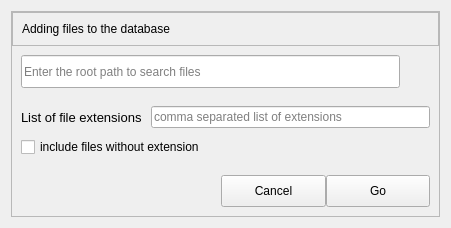
<?xml version="1.0" encoding="UTF-8"?>
<ui version="4.0">
 <class>scanDisk</class>
 <widget class="QWidget" name="scanDisk">
  <property name="geometry">
   <rect>
    <x>0</x>
    <y>0</y>
    <width>451</width>
    <height>228</height>
   </rect>
  </property>
  <property name="sizePolicy">
   <sizepolicy hsizetype="Preferred" vsizetype="Preferred">
    <horstretch>0</horstretch>
    <verstretch>0</verstretch>
   </sizepolicy>
  </property>
  <property name="windowTitle">
   <string>Search files to save in database</string>
  </property>
  <layout class="QVBoxLayout" name="verticalLayout_3">
   <item>
    <widget class="QFrame" name="dlg_frame">
     <property name="frameShape">
      <enum>QFrame::StyledPanel</enum>
     </property>
     <property name="frameShadow">
      <enum>QFrame::Raised</enum>
     </property>
     <layout class="QVBoxLayout" name="verticalLayout_2">
      <property name="spacing">
       <number>0</number>
      </property>
      <property name="leftMargin">
       <number>0</number>
      </property>
      <property name="topMargin">
       <number>0</number>
      </property>
      <property name="rightMargin">
       <number>0</number>
      </property>
      <property name="bottomMargin">
       <number>0</number>
      </property>
      <item>
       <widget class="QFrame" name="ttl_frame">
        <property name="sizePolicy">
         <sizepolicy hsizetype="Preferred" vsizetype="Fixed">
          <horstretch>0</horstretch>
          <verstretch>0</verstretch>
         </sizepolicy>
        </property>
        <property name="maximumSize">
         <size>
          <width>16777215</width>
          <height>16777215</height>
         </size>
        </property>
        <property name="frameShape">
         <enum>QFrame::StyledPanel</enum>
        </property>
        <property name="frameShadow">
         <enum>QFrame::Raised</enum>
        </property>
        <layout class="QHBoxLayout" name="horizontalLayout_4">
         <item>
          <widget class="QLabel" name="win_title">
           <property name="text">
            <string>Adding files to the database</string>
           </property>
          </widget>
         </item>
        </layout>
       </widget>
      </item>
      <item>
       <widget class="QFrame" name="path_frame">
        <layout class="QHBoxLayout" name="horizontalLayout">
         <item>
          <widget class="QLineEdit" name="root_dir">
           <property name="sizePolicy">
            <sizepolicy hsizetype="Expanding" vsizetype="Preferred">
             <horstretch>0</horstretch>
             <verstretch>0</verstretch>
            </sizepolicy>
           </property>
           <property name="text">
            <string notr="true"/>
           </property>
           <property name="placeholderText">
            <string notr="true">Enter the root path to search files</string>
           </property>
          </widget>
         </item>
         <item>
          <widget class="QToolButton" name="open_btn">
           <property name="sizePolicy">
            <sizepolicy hsizetype="Fixed" vsizetype="Fixed">
             <horstretch>22</horstretch>
             <verstretch>22</verstretch>
            </sizepolicy>
           </property>
           <property name="minimumSize">
            <size>
             <width>22</width>
             <height>22</height>
            </size>
           </property>
           <property name="text">
            <string/>
           </property>
           <property name="popupMode">
            <enum>QToolButton::InstantPopup</enum>
           </property>
           <property name="autoRaise">
            <bool>true</bool>
           </property>
          </widget>
         </item>
        </layout>
       </widget>
      </item>
      <item>
       <widget class="QFrame" name="ext_frame">
        <layout class="QVBoxLayout" name="verticalLayout">
         <property name="spacing">
          <number>9</number>
         </property>
         <item>
          <layout class="QHBoxLayout" name="horizontalLayout_5" stretch="0,1">
           <item>
            <widget class="QLabel" name="label_2">
             <property name="minimumSize">
              <size>
               <width>0</width>
               <height>20</height>
              </size>
             </property>
             <property name="font">
              <font>
               <pointsize>10</pointsize>
              </font>
             </property>
             <property name="text">
              <string>List of file extensions</string>
             </property>
            </widget>
           </item>
           <item>
            <widget class="QLineEdit" name="extensions">
             <property name="sizePolicy">
              <sizepolicy hsizetype="Expanding" vsizetype="Preferred">
               <horstretch>0</horstretch>
               <verstretch>0</verstretch>
              </sizepolicy>
             </property>
             <property name="minimumSize">
              <size>
               <width>0</width>
               <height>20</height>
              </size>
             </property>
             <property name="text">
              <string notr="true"/>
             </property>
             <property name="placeholderText">
              <string>comma separated list of extensions</string>
             </property>
            </widget>
           </item>
          </layout>
         </item>
         <item>
          <widget class="QCheckBox" name="no_ext">
           <property name="sizePolicy">
            <sizepolicy hsizetype="Preferred" vsizetype="Preferred">
             <horstretch>0</horstretch>
             <verstretch>0</verstretch>
            </sizepolicy>
           </property>
           <property name="minimumSize">
            <size>
             <width>0</width>
             <height>0</height>
            </size>
           </property>
           <property name="text">
            <string>include files without extension</string>
           </property>
           <property name="iconSize">
            <size>
             <width>0</width>
             <height>0</height>
            </size>
           </property>
          </widget>
         </item>
        </layout>
       </widget>
      </item>
      <item>
       <widget class="QFrame" name="btn_frame">
        <layout class="QHBoxLayout" name="horizontalLayout_2">
         <property name="spacing">
          <number>0</number>
         </property>
         <item>
          <spacer name="horizontalSpacer">
           <property name="orientation">
            <enum>Qt::Horizontal</enum>
           </property>
           <property name="sizeType">
            <enum>QSizePolicy::Fixed</enum>
           </property>
           <property name="sizeHint" stdset="0">
            <size>
             <width>200</width>
             <height>20</height>
            </size>
           </property>
          </spacer>
         </item>
         <item>
          <widget class="QPushButton" name="btnCancel">
           <property name="sizePolicy">
            <sizepolicy hsizetype="Minimum" vsizetype="Minimum">
             <horstretch>0</horstretch>
             <verstretch>0</verstretch>
            </sizepolicy>
           </property>
           <property name="minimumSize">
            <size>
             <width>0</width>
             <height>28</height>
            </size>
           </property>
           <property name="text">
            <string>Cancel</string>
           </property>
          </widget>
         </item>
         <item>
          <widget class="QPushButton" name="btnGo">
           <property name="sizePolicy">
            <sizepolicy hsizetype="Minimum" vsizetype="Minimum">
             <horstretch>0</horstretch>
             <verstretch>0</verstretch>
            </sizepolicy>
           </property>
           <property name="minimumSize">
            <size>
             <width>0</width>
             <height>28</height>
            </size>
           </property>
           <property name="text">
            <string>Go</string>
           </property>
          </widget>
         </item>
        </layout>
       </widget>
      </item>
     </layout>
    </widget>
   </item>
  </layout>
 </widget>
 <resources/>
 <connections/>
</ui>
